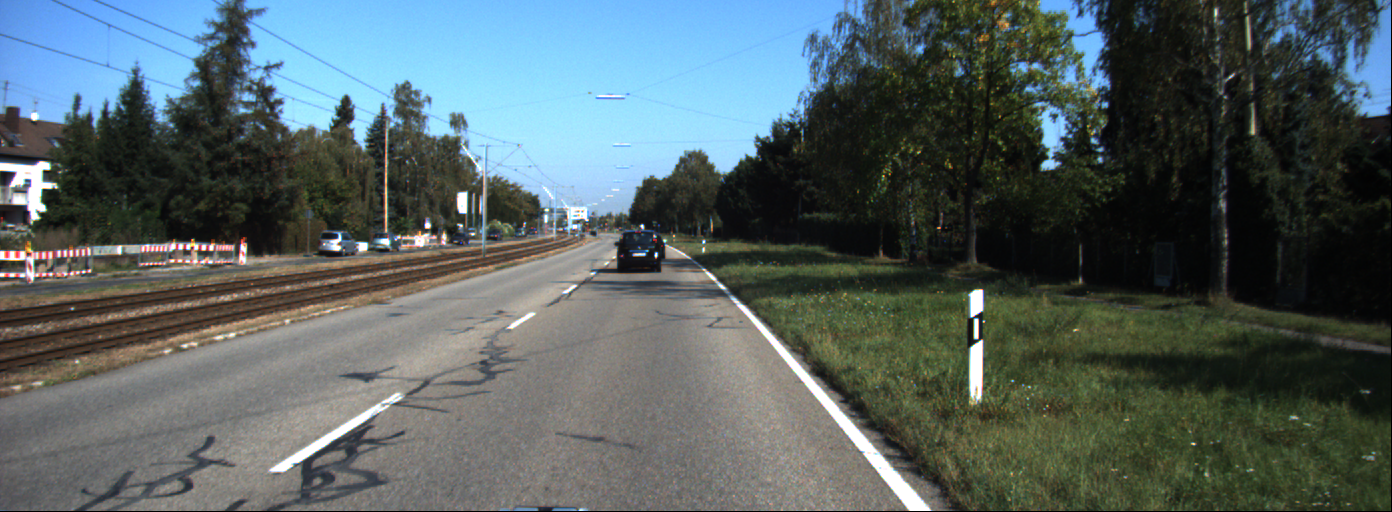
#> input picture media/Problem2/data_1/data/0000000000.png, 1392 x 512 px, given in place of Night Drive - 2689.mp4, which was not available
$ python problem1.py
#> lines starting #> are read from the running program, lines starting #| are printed output that depends on the picture
#> further down, frame is the input picture: shape (512, 1392, 3); mean B, G, R 97.6, 97, 84.2

# Import required packages
import numpy as np
import cv2
import imutils
import time
# import argparse


write_to_video=False
show_output=True
change_brightness=True
change_contrast=False
change_histYUV=False
change_histHSV=False
change_gamma=False

brightness=100 # int between 0-255
contrast=9 # int between 0-15
gamma = 2


# open the video specified by video_src
video = cv2.VideoCapture('../media/Problem1/Night Drive - 2689.mp4')
start_frame=0#365+24
# move the video to the start frame and adjust the counter
video.set(1,start_frame)
count = start_frame


# Define the codec and initialize the output file
if write_to_video:
	fourcc = cv2.VideoWriter_fourcc(*'XVID')
	today = time.strftime("%m-%d__%H.%M.%S")
	videoname=str(today)
	fps_out = 29
	out = cv2.VideoWriter(str(videoname)+".avi", fourcc, fps_out, (1920, 1080))
	print("Writing to video, please wait...")


#https://www.pyimagesearch.com/2015/10/05/opencv-gamma-correction/
# [15 lines left out: function adjust_gamma, not called in this run]
		# equ = cv2.equalizeHist(highcontrast)


def adjust_brightness(frame,brightness, show_output,write_to_video):
#> called with brightness = 100, show_output = True, write_to_video = False
	frame32=np.asarray(frame,dtype="int32")
	bright_image=frame32+brightness
	bright_image=np.clip(bright_image,0,255)
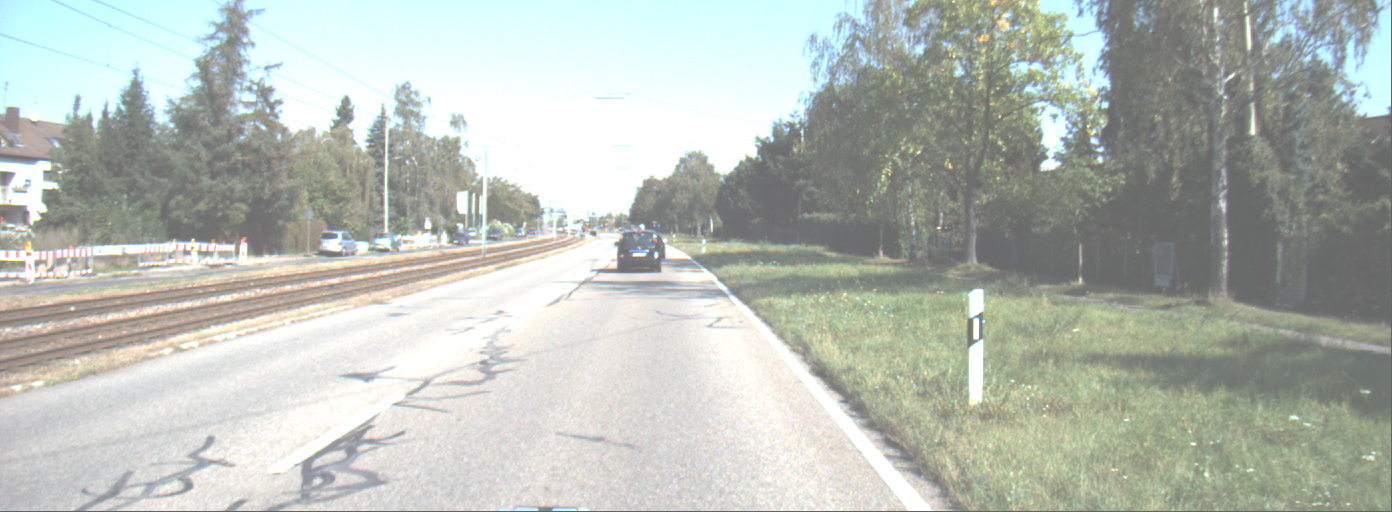
#> bright_image: shape (512, 1392, 3) int32; mean B, G, R 180.7, 188, 182.2
	bright_image=np.asarray(bright_image,dtype="uint8")
	if show_output:
		cv2.imshow("Original",imutils.resize(frame,900))
		cv2.imshow("Brighter (+"+str(brightness)+")",imutils.resize(bright_image,900))
	if write_to_video:
		out.write(bright_image)

	return bright_image


# [52 lines left out: functions adjust_contrast, equalize_Hist_YUV, equalize_Hist_HSV, not called in this run]


while(video.isOpened()):
	ret, frame = video.read() # ret is false if the video cannot be read
	if ret:

	# Increase Brightness
		if change_brightness:
			bright_image=adjust_brightness(frame,brightness,show_output,write_to_video)
			# cv2.imwrite("brightness"+str(brightness)+".jpg",bright_image)
			# cv2.waitKey(0)


		# out.write(bright_image)


	# Increase Contrast
		if change_contrast:
			high_contrast=adjust_contrast(frame,contrast,show_output,write_to_video)
			# [6 lines of commented-out code are left out]
		if change_histYUV:
			hist_eq=equalize_Hist_YUV(frame,show_output,write_to_video)

	# Equalize Histogram in HSV Space
		if change_histHSV:
			hist_eq=equalize_Hist_HSV(frame,show_output,write_to_video)

		# cv2.imwrite("HisteqHSV.jpg",hist_eq)
		# cv2.waitKey(0)

	# Adjust Gamma
		if change_gamma:
			new_gamma = adjust_gamma(frame, gamma,show_output,write_to_video)
			# cv2.imshow("Gamma "+str(gamma), new_gamma)
		# cv2.imwrite("Gamma"+str(gamma)+".jpg", new_gamma)
		# cv2.waitKey(0)


	else:
		# if ret is False release the video which will exit the loop
		video.release()
		print("End of video")

	# if the user presses 'q' release the video which will exit the loop
	if cv2.waitKey(1) == ord('q'):
#> (key q is pressed here)
		video.release()

if write_to_video:
	out.release()

$ run again, on media/Problem2/data_1/data/0000000003.png
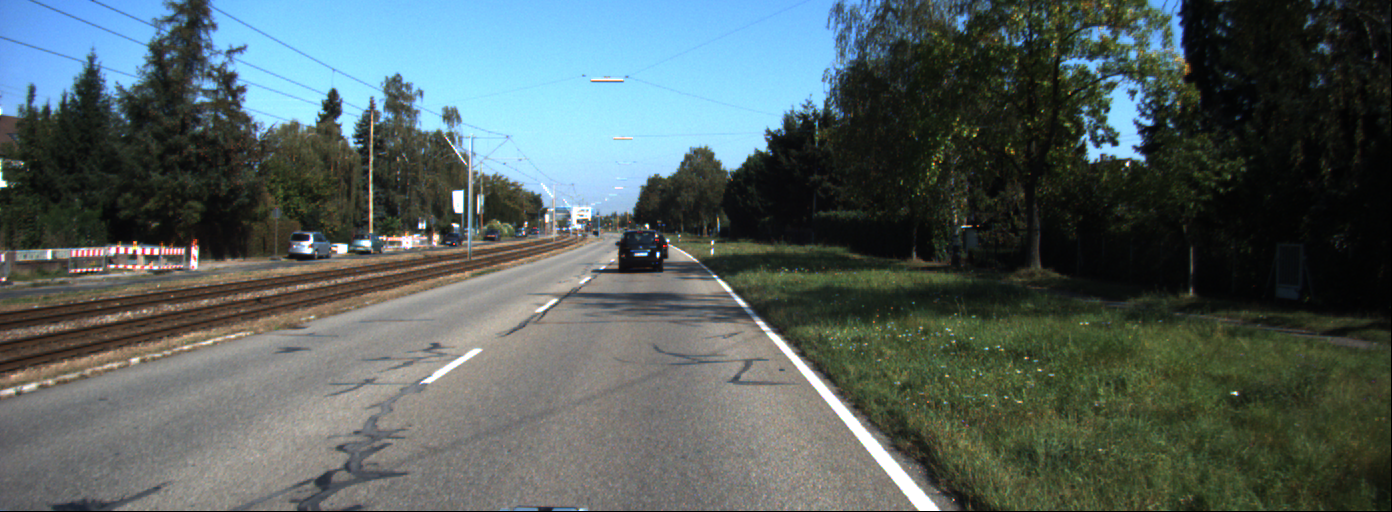
#> input picture media/Problem2/data_1/data/0000000003.png, 1392 x 512 px, given in place of Night Drive - 2689.mp4, which was not available
#> frame is the input picture: shape (512, 1392, 3); mean B, G, R 95, 95.9, 83.1
#> in adjust_brightness, `bright_image=np.clip(bright_image,0,255)`:
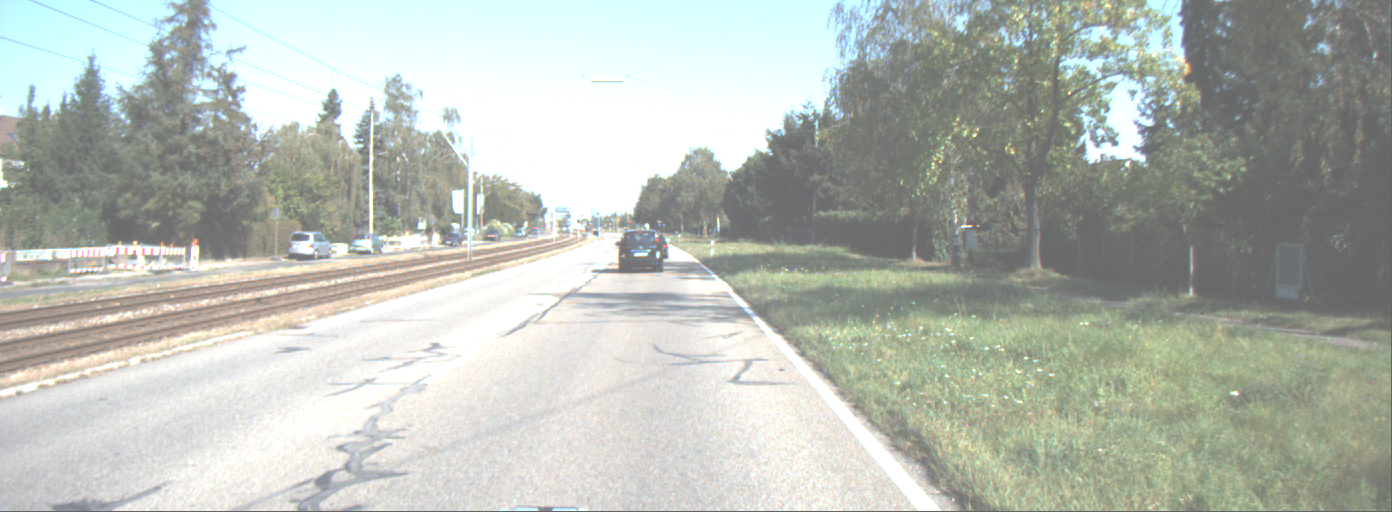
#> bright_image: shape (512, 1392, 3) int32; mean B, G, R 179, 186.6, 181.3

$ run again, on media/Problem2/data_1/data/0000000010.png
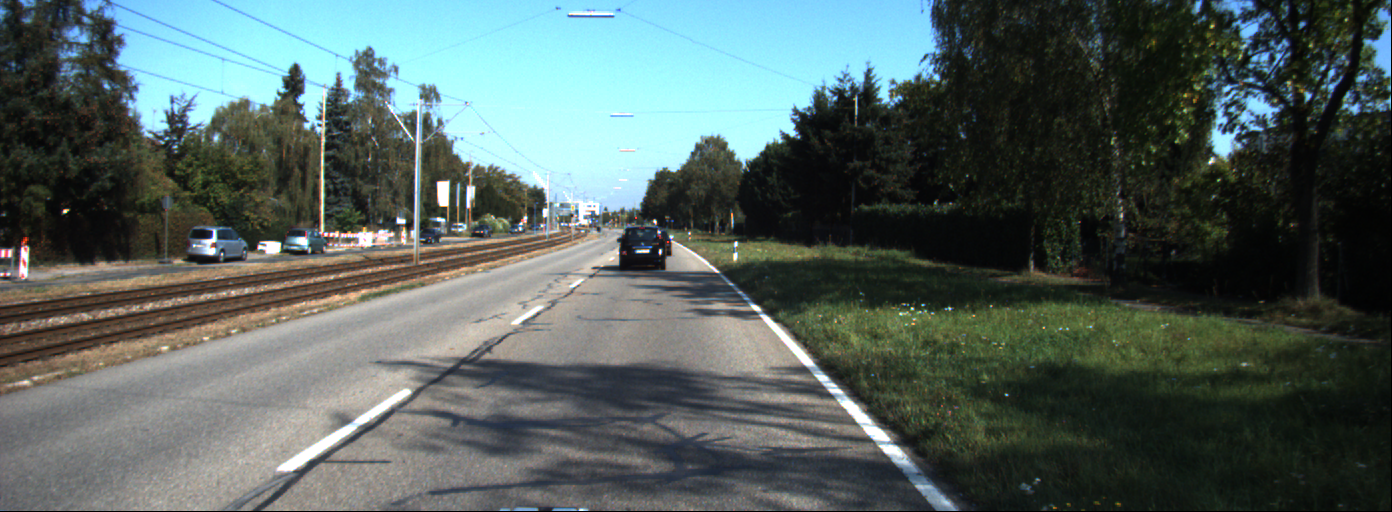
#> input picture media/Problem2/data_1/data/0000000010.png, 1392 x 512 px, given in place of Night Drive - 2689.mp4, which was not available
#> frame is the input picture: shape (512, 1392, 3); mean B, G, R 94.7, 97.9, 83.6
#> in adjust_brightness, `bright_image=np.clip(bright_image,0,255)`:
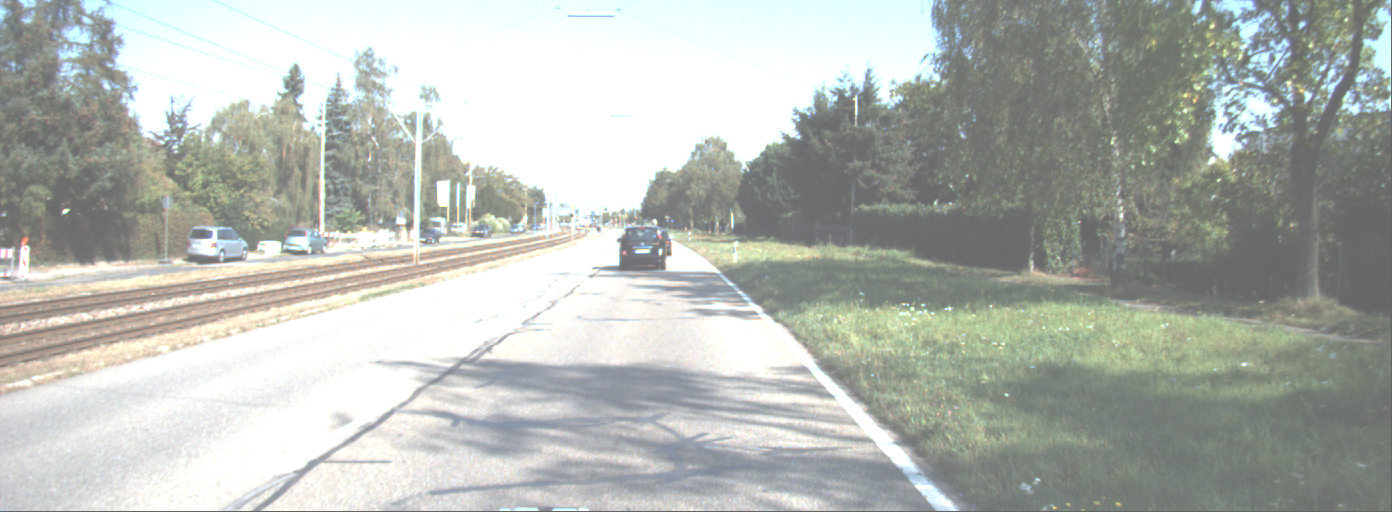
#> bright_image: shape (512, 1392, 3) int32; mean B, G, R 178, 183.4, 179.4
